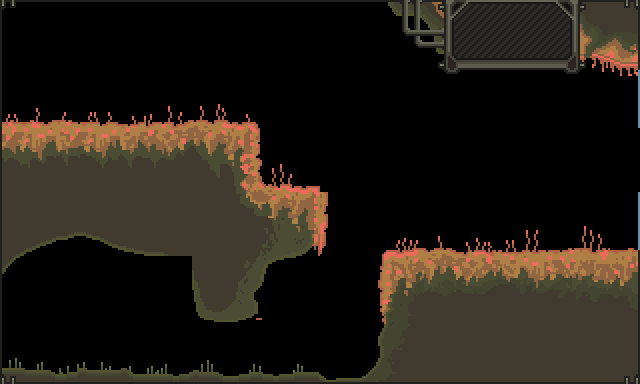

A level layout from a 2D game, rendered from its tile map. Below: a short description, then the map file with tile-grid data replaced by summaries:
An orthogonal 10x6 tile map with 64x64 px tiles, 3 tile layers (CollisionLayer, BackgroundLayer, ForegroundLayer).

<map version="1.0" orientation="orthogonal" renderorder="right-down" width="10" height="6" tilewidth="64" tileheight="64" nextobjectid="1">
 <tileset firstgid="1" name="tileset" tilewidth="64" tileheight="64" tilecount="80" columns="10">
  <image source="../img/tileset.png" trans="f2caff" width="640" height="512" />
 </tileset>
 <layer name="CollisionLayer" width="10" height="6">
  <data>[60 cells, 22 non-empty, 22 distinct tile ids]</data>
 </layer>
 <layer name="BackgroundLayer" width="10" height="6">
  <data>[60 cells, 0 non-empty, 0 distinct tile ids]</data>
 </layer>
 <layer name="ForegroundLayer" width="10" height="6">
  <data>[60 cells, 31 non-empty, 31 distinct tile ids]</data>
 </layer>
</map>